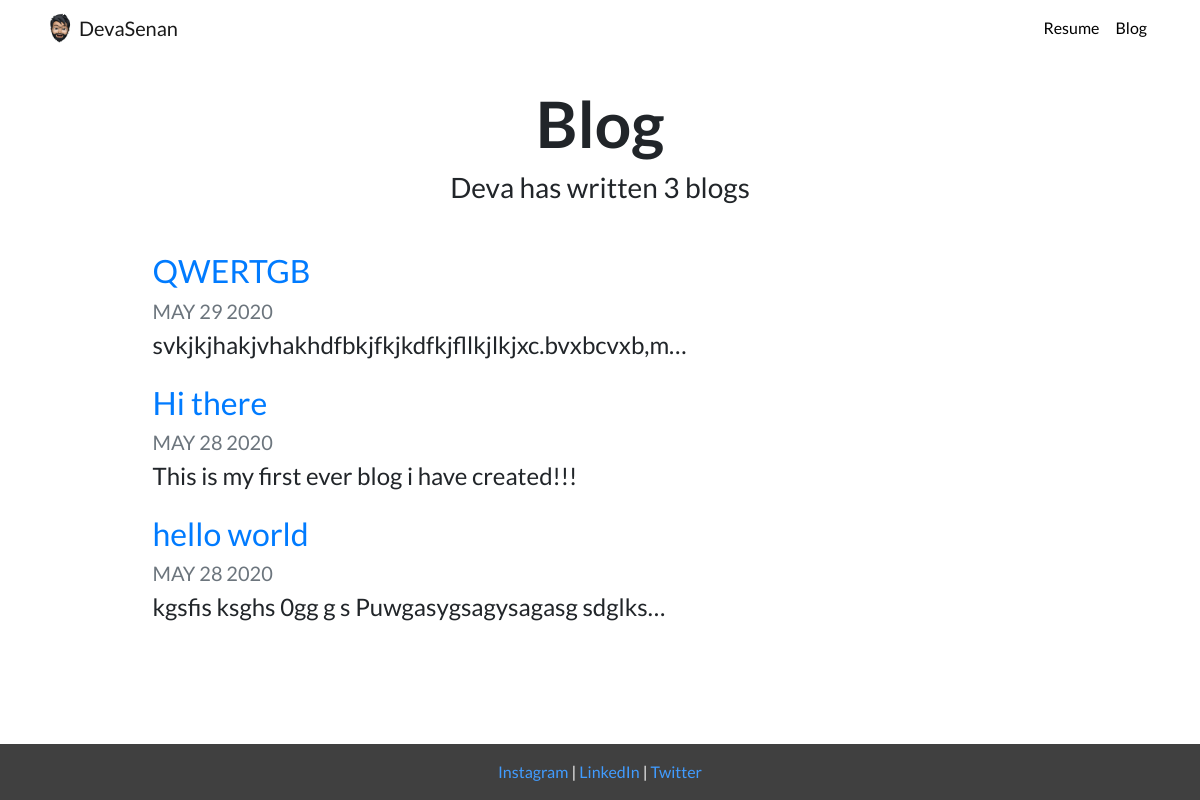
Screenshot of /blog/ with the database file from the repository.
### blog/models.py (models this page shows, shortened)
class Blog(models.Model) :
    title = models.CharField(max_length=100)
    description = models.TextField()
    date = models.DateField()

### blog/views.py (the view)
# urls.py: path("", views.all_blogs, name="all_blogs"),
def all_blogs(request) :
    blog_count = Blog.objects.count
    blogs = Blog.objects.order_by('-date')[:5]
    return render(request, 'blog/all_blogs.html', {
        "blogs": blogs,
        "count": blog_count
    })

### blog/templates/blog/all_blogs.html
{% extends "portfolio/base.html" %}
{% load static %}
{% block content %}
<h1 class="font-weight-bold text-center" id="blogtitle">Blog</h1>
<h3 class="text-center mb-5">Deva has written {{ count }} blog{{ count|pluralize }}</h3>
{% for blog in blogs %}
<div class="row justify-content-center my-3">
    <div class="col-md-10">
        <a href="{% url 'blog:detail' blog.id %}">
            <h2>{{ blog.title }}</h2>
        </a>
        <h5 class="text-muted">{{ blog.date|date:'M d Y'|upper }}</h5>
        <h4>{{ blog.description|striptags|truncatechars:50 }}</h4>
    </div>
</div>
{% endfor %}
{% endblock %}

### portfolio/static/portfolio/styles.css (style rules this page uses)
@media (min-width: 700px) { #blogtitle { font-size: 4rem; } }

### portfolio/templates/portfolio/base.html (style rules this page uses)
body { font-family: 'Lato', sans-serif; }

### rows the page displays
Blog: title "QWERTGB", date "MAY 29 2020", description "svkjkjhakjvhakhdfbkjfkjkdfkjfllkjlkjxc.bvxbcvxb,m…"
Blog: title "Hi there", date "MAY 28 2020", description "This is my first ever blog i have created!!!"
Blog: title "hello world", date "MAY 28 2020", description "kgsfis ksghs 0gg g s Puwgasygsagysagasg sdglks…"

### other values shown
{{ count }} "3"
